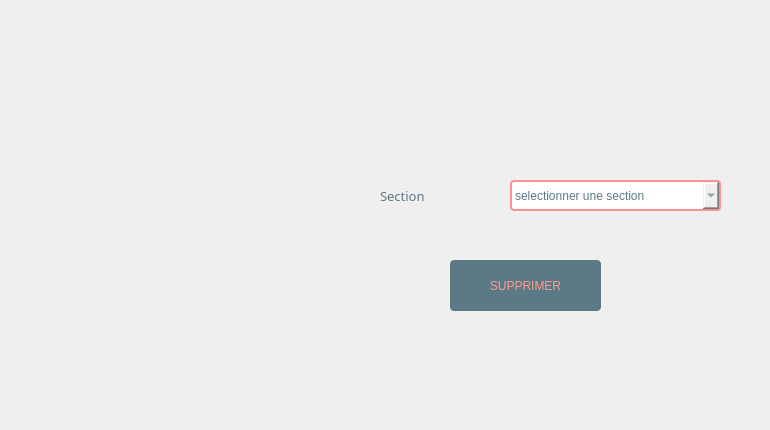
         <widget class="QWidget" name="tab_17">
          <attribute name="title">
           <string>Supression des etudiants d'une section donnée</string>
          </attribute>
          <widget class="QLabel" name="label_15">
           <property name="geometry">
            <rect>
             <x>380</x>
             <y>150</y>
             <width>231</width>
             <height>91</height>
            </rect>
           </property>
           <property name="font">
            <font>
             <family>Segoe UI Black</family>
             <pointsize>10</pointsize>
             <weight>10</weight>
             <italic>false</italic>
             <bold>false</bold>
            </font>
           </property>
           <property name="styleSheet">
            <string notr="true">color: rgb(92, 121, 134);</string>
           </property>
           <property name="text">
            <string>Section</string>
           </property>
          </widget>
          <widget class="QPushButton" name="supprimer2">
           <property name="geometry">
            <rect>
             <x>450</x>
             <y>260</y>
             <width>151</width>
             <height>51</height>
            </rect>
           </property>
           <property name="styleSheet">
            <string notr="true">color: rgb(67, 87, 97);
selection-color: rgb(255, 255, 255);
selection-color: rgb(85, 170, 255);
selection-color: rgb(255, 114, 94);
selection-background-color: rgb(158, 109, 96);
selection-color: qlineargradient(spread:pad, x1:0, y1:0, x2:1, y2:0, stop:0 rgba(0, 0, 0, 255), stop:1 rgba(255, 255, 255, 255));
color: qlineargradient(spread:pad, x1:0, y1:0, x2:1, y2:0, stop:0 rgba(0, 0, 0, 255), stop:1 rgba(255, 255, 255, 255));
border-bottom-color: rgb(157, 109, 96);
alternate-background-color: rgb(156, 107, 94);
color: rgb(255, 156, 142);
background-color: rgb(255, 156, 142);
border-radius: 4px;
font: 87 12pt &quot;Segoe UI Black&quot;;
background-color: rgb(92, 121, 134);</string>
           </property>
           <property name="text">
            <string>SUPPRIMER</string>
           </property>
          </widget>
          <widget class="QLabel" name="erreursection_sup">
           <property name="geometry">
            <rect>
             <x>510</x>
             <y>210</y>
             <width>251</width>
             <height>20</height>
            </rect>
           </property>
           <property name="styleSheet">
            <string notr="true">color: rgb(255, 156, 142);
font: 87 9pt &quot;Segoe UI Black&quot;;
</string>
           </property>
           <property name="text">
            <string/>
           </property>
          </widget>
          <widget class="QLabel" name="sucess_sup_2">
           <property name="geometry">
            <rect>
             <x>400</x>
             <y>290</y>
             <width>291</width>
             <height>131</height>
            </rect>
           </property>
           <property name="font">
            <font>
             <family>Segoe UI Black</family>
             <pointsize>20</pointsize>
             <weight>10</weight>
             <italic>false</italic>
             <bold>false</bold>
            </font>
           </property>
           <property name="styleSheet">
            <string notr="true">color: rgb(92, 121, 134);
font: 87 20pt &quot;Segoe UI Black&quot;;
</string>
           </property>
           <property name="text">
            <string/>
           </property>
          </widget>
          <widget class="QComboBox" name="section_supp">
           <property name="geometry">
            <rect>
             <x>510</x>
             <y>180</y>
             <width>211</width>
             <height>31</height>
            </rect>
           </property>
           <property name="styleSheet">
            <string notr="true">color: rgb(92, 121, 134);
font: 10pt &quot;Tw Cen MT Condensed Extra Bold&quot;;
border: 2px solid rgb(255, 145, 150);
border-radius: 4px;</string>
           </property>
           <item>
            <property name="text">
             <string>selectionner une section</string>
            </property>
           </item>
           <item>
            <property name="text">
             <string>CPI</string>
            </property>
           </item>
           <item>
            <property name="text">
             <string>LI</string>
            </property>
           </item>
           <item>
            <property name="text">
             <string>TIC</string>
            </property>
           </item>
           <item>
            <property name="text">
             <string>EEA</string>
            </property>
           </item>
           <item>
            <property name="text">
             <string>MA</string>
            </property>
           </item>
          </widget>
         </widget>
